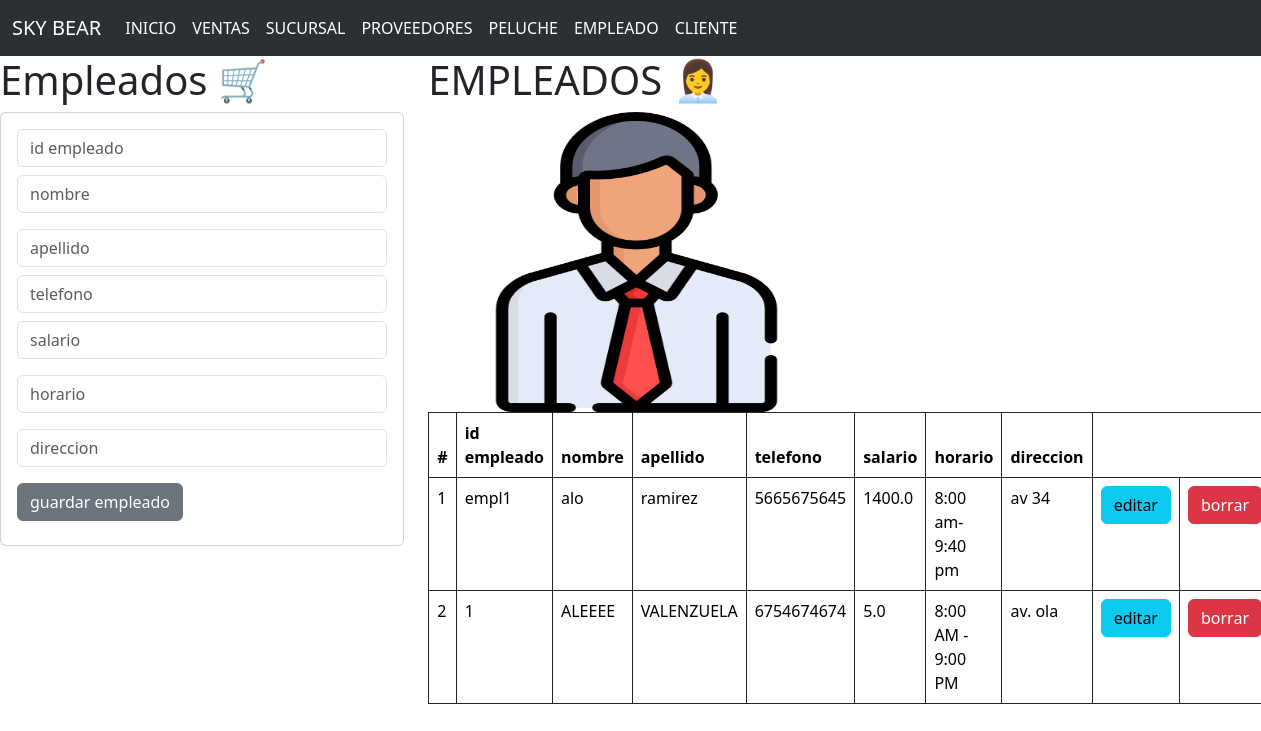
Page /empleado on the committed database.
### empleado_app/models.py (models this page shows)
class Empleado(models.Model):
    idempleado=models.CharField(primary_key=True, max_length=6)
    nombre=models.CharField(max_length=10)
    apellido=models.CharField(max_length=10)
    telefono=models.CharField(max_length=10)
    salario=models.FloatField()
    horario=models.CharField(max_length=20)
    direccion=models.CharField(max_length=50)

### empleado_app/views.py (the view)
# urls.py: path('empleado',views.inicio_vistaEmpleado,name='empleado'),
def inicio_vistaEmpleado(request):
    empleaditos=Empleado.objects.all()
    return render (request,'gestionarEmpleado.html',{'misEmpleados':empleaditos})

### empleado_app/templates/gestionarEmpleado.html
{% extends "base2.html" %}
{% block cuerpo %}
{% load static %}
<div class="row">
    <div class="col-sm-12 col-md-4 col-lg-4 col-xl-4">
    <h1>Empleados 🛒</h1>
     <div class="card">
        <div class="card-body">
            <form action="/registrarEmpleado/" method="POST"> {% csrf_token %}
                <div class="form-group">
                    <input type="text" id="txtempleado" name="txtempleado" class="form-control" placeholder="id empleado" value="{{misempleados.idempleado}}" minlength="1" maxlength="6" required>
                </div>
                <div class="form-group py-2">
                    <input type="text" id="txtnombre" name="txtnombre" class="form-control" placeholder="nombre" value="{{misempleados.nombre}}" minlength="1" maxlength="10" required>
                </div>
                <div class="form-group py-2">
                    <input type="text" id="txtapellido" name="txtapellido" class="form-control" placeholder="apellido" value="{{misempleados.apellido}}" minlength="1" maxlength="10" required>
                </div>
                <div class="form-group py">
                    <input type="text" id="txtelefono" name="txtelefono" class="form-control" placeholder="telefono" value="{{misempleados.telefono}}" minlength="1" maxlength="10" required>
                </div>
                <div class="form-group py-2">
                    <input type="text" id="txtsalario" name="txtsalario" class="form-control" placeholder="salario" value="{{misempleados.salario}}" minlength="1" maxlength="10"  required>
                </div>
                <div class="form-group py-2">
                    <input type="text" id="txthorario" name="txthorario" class="form-control" placeholder="horario" value="{{misempleados.horario}}" minlength="1" maxlength="20"  required>
                </div>
                <div class="form-group py-2">
                    <input type="text" id="txtdireccion" name="txtdireccion" class="form-control" placeholder="direccion" value="{{misempleados.direccion}}" minlength="1" maxlength="50"  required>
                </div>
                <div class="form-group py-2">
                    <button type="submit" class="btn btn-secondary">guardar empleado</button>
                </div>
            </form>
        </div>
    </div>
    </div>
    <div class="col-sm-12 col-md-8 col-lg-8 col-xl-8">
    <h1>EMPLEADOS 👩‍💼</h1>
    <img class="w-50" src="{% static "img/empleado.png" %}" alt="moras" width="100" height="300">
    <table class="table table-bordered border-dark">
        <thead>
        <tr>
            <th scope="col">#</th>
            <th scope="col">id empleado</th>
            <th scope="col">nombre</th>
            <th scope="col">apellido</th>
            <th scope="col">telefono</th>
            <th scope="col">salario</th>
            <th scope="col">horario</th>
            <th scope="col">direccion</th>
        </tr>
        </thead>
        <tbody>
            {% for m in misEmpleados  %}
            <tr>
                <td> {{forloop.counter}} </td>
                <td> {{m.idempleado}} </td>
                <td> {{m.nombre}} </td>
                <td> {{m.apellido}} </td>
                <td> {{m.telefono}} </td>
                <td> {{m.salario}} </td>
                <td> {{m.horario}} </td>
                <td> {{m.direccion}} </td>
                <td> <a href="seleccionarEmpleado/{{m.idempleado}}" class="btn btn-info">editar</a></td>
                <td> <a href="borrarEmpleado/{{m.idempleado}}" class="btn btn-danger" >borrar</a></td>
            </tr>
            {% endfor %}
        </tbody>
    </table>
    </div>
</div>
{% endblock %}

### rows in the picture
Empleado: idempleado "empl1", nombre "alo", apellido "ramirez", telefono "5665675645", salario "1400.0", horario "8:00 am- 9:40 pm", direccion "av 34"
Empleado: idempleado "1", nombre "ALEEEE", apellido "VALENZUELA", telefono "6754674674", salario "5.0", horario "8:00 AM - 9:00 PM", direccion "av. ola"
